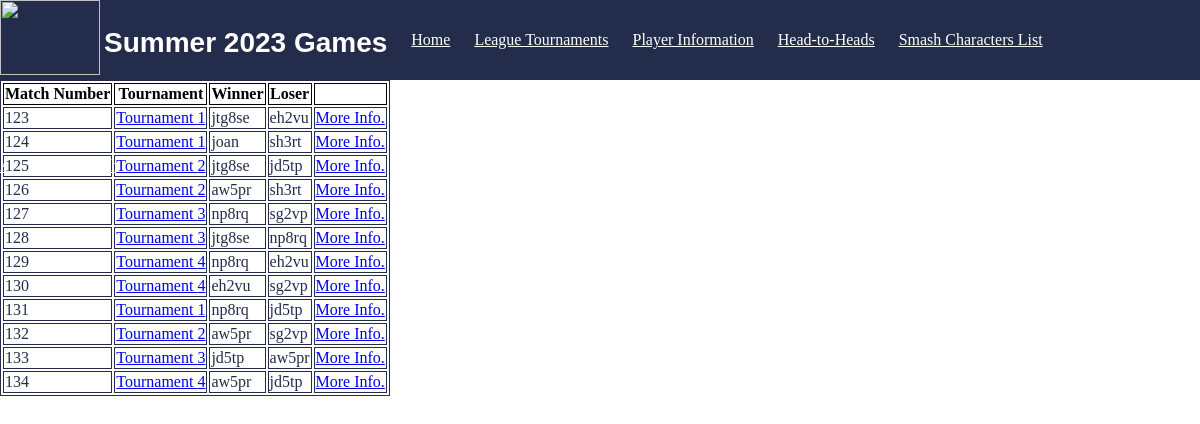
/get-games, run on the app's committed database.
### tables this page shows
CREATE TABLE game (
	GameID int NOT NULL,
	Duration int,
	Winner tinytext,
	Loser tinytext,
	TourneyNum int,
	PRIMARY KEY (GameID),
	FOREIGN KEY (TourneyNum) REFERENCES tournament(TourneyNum),
	FOREIGN KEY (Winner) REFERENCES player(ComputingID),
	FOREIGN KEY (Loser) REFERENCES player(ComputingID)
);

### run.py (the view)
@app.route("/get-games")
def get_games():
    connection_obj = sqlite3.connect('project.db')
    cursor_obj = connection_obj.cursor()
    cursor_obj.execute("SELECT * FROM game ")  # LIMIT 1000000")
    output = cursor_obj.fetchall()
    cursor_obj.execute("SELECT * FROM player ")
    player = cursor_obj.fetchall()
    connection_obj.close()
    return render_template("get-games.html", game=output, player=player)

### templates/get-games.html
<!DOCTYPE html>
<html>
<nav class="navigation-bar">
    <img src="{{url_for('static', filename='smashLogo.png')}}"  style="width:100px;height:75px;"/>
    <h2>Summer 2023 Games</h2>
    <a href="/" >Home</a>
    <a href="/get-tournaments" >League Tournaments</a>
    <a href="/get-players">Player Information</a>
    <a href="/get-games">Head-to-Heads</a>
    <a href="/character">Smash Characters List</a>
    <a href="/about">About UVa Smash Club</a>
</nav>
<head>
    <link rel="stylesheet" href='/css/main.css' />
</head>
<body>
    <table class="column">
      <tr>
        <th>Match Number</th>
        <th>Tournament</th>
        <th>Winner</th>
          <th>Loser</th>
          <th></th>
      </tr>
        {% for i in game %}
      <tr>
          <td> {{i[0]}}</td>
          <td> <a href="/tournament/{{i[5]}}">Tournament {{i[4]}}  </a></td>
          <td> {{i[2]}}</td>
          <td> {{i[3]}}</td>
          <td><a href="/game/{{i[0]}}">More Info.</a></td>
      </tr>
        {% endfor %}
    </table>
</body>
</html>

### css/main.css (style rules this page uses)
body { background: White; margin-top: 50px; margin-left: 100px; }
h2 { font-family: Verdana, Geneva, sans-serif; font-size: 1.75em; color: White; }
body { color: #232D4B; }
th, td { border-color: black; }
table, th, td { border: 1px solid; }
th { color: black; }
.navigation-bar { width: 100%; height: 80px; background-color: #232D4B; }
.navigation-bar > h2 { display: inline-block; vertical-align: top; margin-right: 20px; height: 80px; line-height: 40px; }
.navigation-bar > a { display: inline-block; vertical-align: top; margin-right: 20px; height: 40px; line-height: 80px; color: White; }
html { display: table; margin: auto; }
body { display: table-cell; vertical-align: middle; border: 20px; }

### data on the page
game: GameID "123", TourneyNum "1", Winner "jtg8se", Loser "eh2vu"
game: GameID "124", TourneyNum "1", Winner "joan", Loser "sh3rt"
game: GameID "125", TourneyNum "2", Winner "jtg8se", Loser "jd5tp"
game: GameID "126", TourneyNum "2", Winner "aw5pr", Loser "sh3rt"
game: GameID "127", TourneyNum "3", Winner "np8rq", Loser "sg2vp"
game: GameID "128", TourneyNum "3", Winner "jtg8se", Loser "np8rq"
game: GameID "129", TourneyNum "4", Winner "np8rq", Loser "eh2vu"
game: GameID "130", TourneyNum "4", Winner "eh2vu", Loser "sg2vp"
game: GameID "131", TourneyNum "1", Winner "np8rq", Loser "jd5tp"
game: GameID "132", TourneyNum "2", Winner "aw5pr", Loser "sg2vp"
game: GameID "133", TourneyNum "3", Winner "jd5tp", Loser "aw5pr"
game: GameID "134", TourneyNum "4", Winner "aw5pr", Loser "jd5tp"
